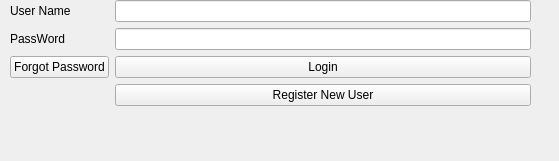
<?xml version="1.0" encoding="UTF-8"?>
<ui version="4.0">
 <class>Form</class>
 <widget class="QWidget" name="Form">
  <property name="geometry">
   <rect>
    <x>0</x>
    <y>0</y>
    <width>559</width>
    <height>161</height>
   </rect>
  </property>
  <property name="windowTitle">
   <string>Form</string>
  </property>
  <widget class="QWidget" name="formLayoutWidget">
   <property name="geometry">
    <rect>
     <x>10</x>
     <y>0</y>
     <width>521</width>
     <height>141</height>
    </rect>
   </property>
   <layout class="QFormLayout" name="formLayout">
    <item row="0" column="1">
     <widget class="QLineEdit" name="I_UserName"/>
    </item>
    <item row="1" column="0">
     <widget class="QLabel" name="L_password">
      <property name="text">
       <string>PassWord</string>
      </property>
     </widget>
    </item>
    <item row="1" column="1">
     <widget class="QLineEdit" name="I_Password">
      <property name="echoMode">
       <enum>QLineEdit::Password</enum>
      </property>
     </widget>
    </item>
    <item row="0" column="0">
     <widget class="QLabel" name="L_UserName">
      <property name="text">
       <string>User Name</string>
      </property>
     </widget>
    </item>
    <item row="2" column="0">
     <widget class="QPushButton" name="B_Forgot">
      <property name="text">
       <string>Forgot Password</string>
      </property>
     </widget>
    </item>
    <item row="2" column="1">
     <widget class="QPushButton" name="B_Login">
      <property name="text">
       <string>Login</string>
      </property>
     </widget>
    </item>
    <item row="3" column="1">
     <widget class="QPushButton" name="B_Register">
      <property name="text">
       <string>Register New User</string>
      </property>
     </widget>
    </item>
   </layout>
  </widget>
 </widget>
 <resources/>
 <connections/>
</ui>
